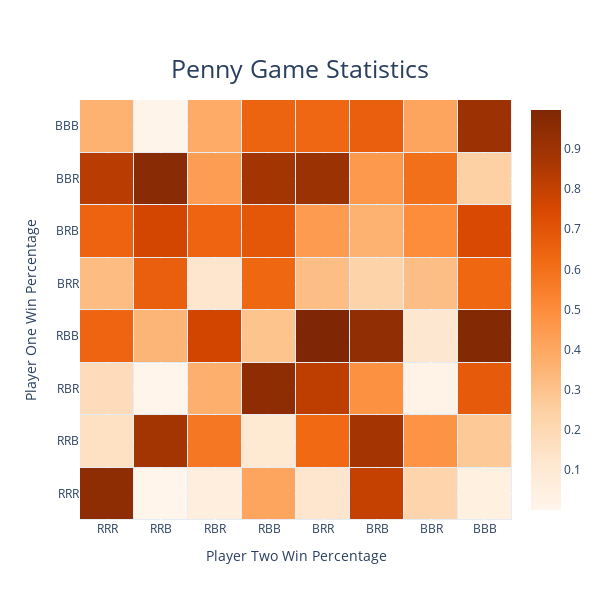

Notebook code for this chart:
### Code cell
fig = go.Figure(data = go.Heatmap(
                   z = array, colorscale = 'Oranges', 
                   hovertemplate = "%{y}:%{x} win ratio <br />%{z}", name = "", # the name part stops 'trace=0' from popping up
                   #text=array, texttemplate='%{text:.2f}',  # ok so maybe this is a little busy
                   x = ['RRR', 'RRB', 'RBR', 'RBB', 'BRR', 'BRB', 'BBR', 'BBB'], 
                   y = ['RRR', 'RRB', 'RBR', 'RBB', 'BRR', 'BRB', 'BBR', 'BBB'],
                   hoverongaps = False))
fig.update_layout(
    title = 'Penny Game Statistics',
    title_x = 0.5,
    title_y = 0.9,
    title_font_size = 25,
    xaxis = dict(
        title = 'Player Two Win Percentage'  
    ),
    yaxis = dict(
        title = 'Player One Win Percentage'
    ),
    width = 600,
    height = 600
    )
fig.update_traces(
    xgap = 1, ygap = 1
    )

fig.show()

### Figure 1 — Plotly figure (JSON) as saved in the notebook; plotly's stock layout.template omitted (floating-point values rounded to 4 significant figures)
{"data": [{"colorscale": [[0, "rgb(255,245,235)"], [0.125, "rgb(254,230,206)"], [0.25, "rgb(253,208,162)"], [0.375, "rgb(253,174,107)"], [0.5, "rgb(253,141,60)"], [0.625, "rgb(241,105,19)"], [0.75, "rgb(217,72,1)"], [0.875, "rgb(166,54,3)"], [1, "rgb(127,39,4)"]], "hoverongaps": false, "hovertemplate": "%{y}:%{x} win ratio <br />%{z}", "name": "", "type": "heatmap", "x": ["RRR", "RRB", "RBR", "RBB", "BRR", "BRB", "BBR", "BBB"], "xgap": 1, "y": ["RRR", "RRB", "RBR", "RBB", "BRR", "BRB", "BBR", "BBB"], "ygap": 1, "z": [[0.9505, 0.0001217, 0.05926, 0.4075, 0.1254, 0.7964, 0.2241, 0.04573], [0.1585, 0.8822, 0.5742, 0.1019, 0.6241, 0.8784, 0.4751, 0.2743], [0.1787, 0.003175, 0.3702, 0.9501, 0.815, 0.4835, 0.01702, 0.68], [0.6407, 0.3472, 0.7657, 0.2952, 0.9974, 0.9407, 0.1177, 0.9846], [0.3214, 0.6602, 0.1286, 0.63, 0.3161, 0.2304, 0.3142, 0.6299], [0.6462, 0.7631, 0.6409, 0.6905, 0.4467, 0.3583, 0.5032, 0.7427], [0.8265, 0.9651, 0.4389, 0.8825, 0.9081, 0.4547, 0.5984, 0.2434], [0.3587, 0.01021, 0.3855, 0.644, 0.6316, 0.6629, 0.4074, 0.9043]]}], "layout": {"height": 600, "title": {"font": {"size": 25}, "text": "Penny Game Statistics", "x": 0.5, "y": 0.9}, "width": 600, "xaxis": {"autorange": true, "range": [-0.5, 7.5], "title": {"text": "Player Two Win Percentage"}, "type": "category"}, "yaxis": {"autorange": true, "range": [-0.5, 7.5], "title": {"text": "Player One Win Percentage"}, "type": "category"}}}
